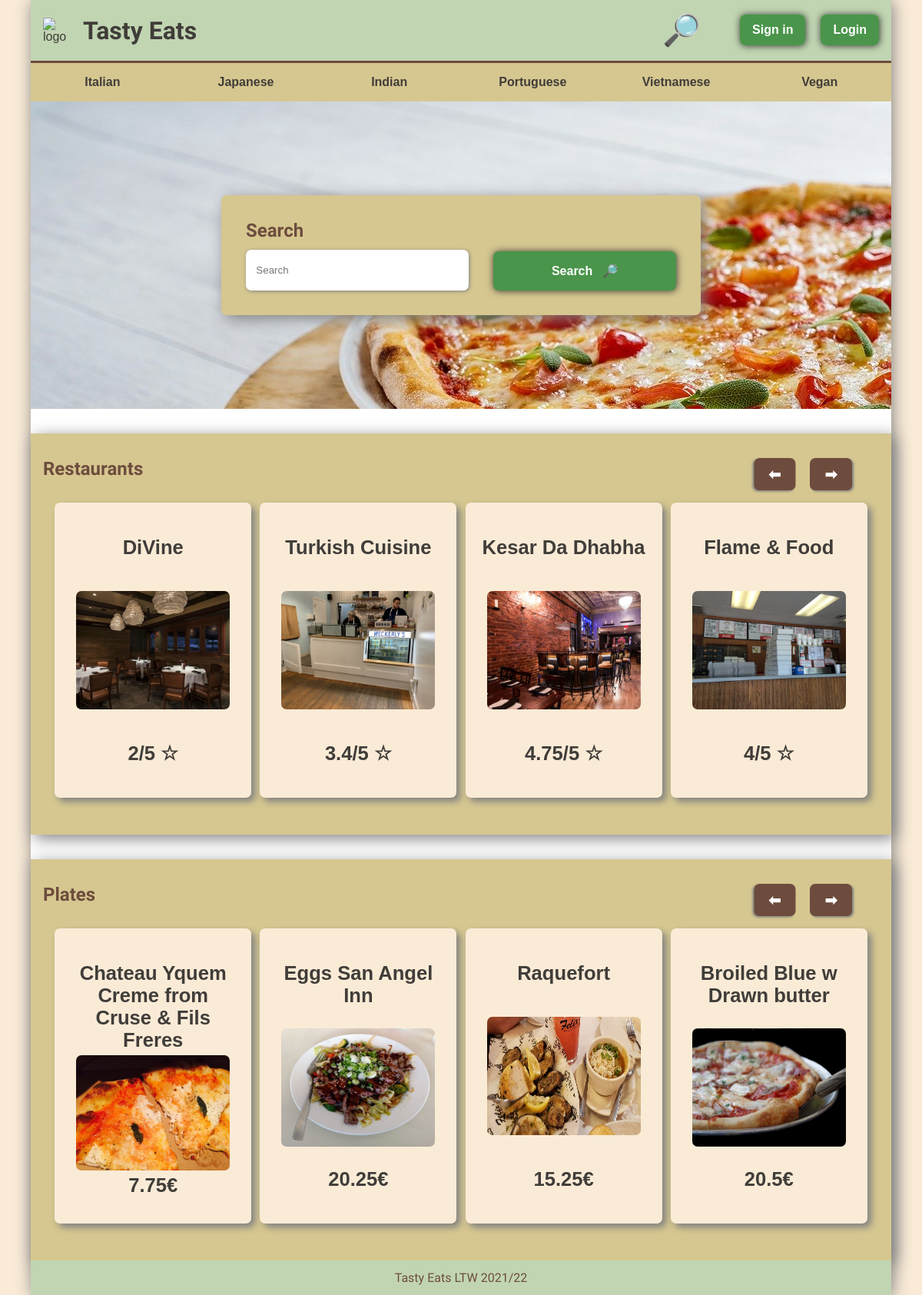
The page / on the database its author committed.
### tables this page shows
CREATE TABLE Restaurant ( 
	RestaurantID INTEGER PRIMARY KEY,
	Name VARCHAR NOT NULL,
	phone VARCHAR NOT NULL,
	Address VARCHAR NOT NULL,
	Category VARCHAR NOT NULL,
	Description VARCHAR NOT NULL);

CREATE TABLE Dish (
	DishID INTEGER PRIMARY KEY,
	Name VARCHAR NOT NULL,
	Price VARCHAR NOT NULL,
	Category VARCHAR);

### index.php (called while the page is built, shortened)
<?php
include_once("templates/common.tpt.php");
include_once("templates/plates_carrossel.tpt.php");
include_once("templates/restaurants_carrossel.tpt.php");
include_once("templates/search.tpt.php");
require_once("database/connection.php");
require_once("database/restaurant.class.php");
$db = getDatabaseConnection();
$restaurants = Restaurant::getRandomRestaurants($db, 4);
$dishes = Dish::getRandomDishes($db, 4);
drawRestaurantsCarrossel($db, $restaurants);
drawPlatesCarrossel($dishes);

### database/restaurant.class.php (called while the page is built, shortened)
<?php
class Dish
{
    public function __construct(int $id, string $name, string $price, string $category)
    {
        $this->id = $id;
        $this->name = $name;
        $this->price = $price;
    }
    public static function getRandomDishes(PDO $db, int $limit): array
    {
        $dishes = [];
        $stmt = $db->prepare('
            SELECT *
            FROM Dish
            ORDER BY RANDOM()
            LIMIT ?
        ');
        $stmt->execute(array($limit));
        $arr = $stmt->fetchAll();
        foreach ($arr as $dish) {
            array_push($dishes, new Dish(
                (int)$dish['DishID'],
                $dish['Name'],
                $dish['Price'],
                $dish['Category']
            ));
        }
        return $dishes;
    }
}
class Restaurant
{
    public int $id;
    public function __construct(int $id, string $name, string $address, string $phone, string $category, string $description)
    {
        $this->id = $id;
        $this->name = $name;
        $this->address = $address;
        $this->category = $category;
    }
    public static function getRandomRestaurants(PDO $db, int $limit): array
    {
        $restaurants = [];
        $stmt = $db->prepare('
            SELECT *
            FROM Restaurant
            ORDER BY RANDOM()
            LIMIT ?
        ');
        $stmt->execute(array($limit));
        $arr = $stmt->fetchAll();
        foreach ($arr as $restaurant) {
            array_push($restaurants, new Restaurant(
                (int)$restaurant['RestaurantID'],
                $restaurant['Name'],
                $restaurant['Address'],
                $restaurant['phone'],
                $restaurant['Category'],
                $restaurant['Description']
            ));
        }
        return $restaurants;
    }
    public function getMediumScore(PDO $db): float
    {
        $medium = 0;
        $count = 0;
        $stmt = $db->prepare('
            SELECT Score
            FROM Restaurant LEFT JOIN Review on (Restaurant.RestaurantID = Review.RestaurantID)
            WHERE Restaurant.RestaurantID = ?
        ');
        $stmt->execute(array($this->id));
        $arr = $stmt->fetchAll();
        foreach ($arr as $score) {
            $medium += $score['Score'];
            $count++;
        }
        return (float)number_format((float)$medium / (float)$count, 2, '.', '');
    }
}

### templates/restaurants_carrossel.tpt.php (the view, shortened to what this page needs)
<?php
function drawRestaurantsCarrossel(PDO $db,array $restaurants, bool $showNav = true)
{
?>
    <article class="carrosel container">
        <h2>Restaurants</h2>
        <?php if ($showNav) { ?>
            <div class="carrosel_nav">
                <button style="  transform: scale(-1, 1);">&#10145;</button>
                <button>&#10145;</button>
            </div>
        <?php } ?>
        <div class="img_carrosel">
            <?php foreach ($restaurants as $restaurant) { ?>
                <a href=<?= "restaurant.php?id=" . $restaurant->id ?>>
                    <div class="card_item">
                        <div class="card_face_front">
                            <p><?= $restaurant->name ?></p>
                            <img src="docs/restaurant/<?= $restaurant->id ?>.jpg" width="200" height="154" alt="pizza">
                            <p><?=$restaurant->getMediumScore($db)?>/5 &star;</p>
                        </div>
                        <div class="card_face_back">
                            <p> <?= $restaurant->address ?> </p>
                            <p><?= $restaurant->phone ?></p>
                            <p class="link_button"><?= $restaurant->category  ?></p>
                        </div>
                    </div>
                </a>
            <?php } ?>
        </div>
    </article>
<?php }
?>

### templates/plates_carrossel.tpt.php (shortened to what this page needs)
<?php
function drawPlatesCarrossel(array $plates, bool $showNav = true)
{
?>
    <article class="carrosel container">
        <h2>Plates</h2>
        <?php if ($showNav) { ?>
            <div class="carrosel_nav">
                <button style="  transform: scale(-1, 1);">&#10145;</button>
                <button>&#10145;</button>
            </div>
        <?php } ?>
        <div class="img_carrosel">
            <?php foreach ($plates as $dish) { ?>
                <a href=<?= "plate.php?id=" . $dish->id ?>>
                    <div class="card_item">
                        <div class="card_face_front">
                            <p><?= $dish->name ?></p>
                            <img src="docs/food/<?= $dish->id ?>.jpg" width="200" height="154" alt="pizza">
                            <p><?= $dish->price . "€" ?></p>
                        </div>
                        <div class="card_face_back">
                            <p> BACK SIDE INFO </p>
                            <p><?= $dish->price . "$" ?></p>
                        </div>
                    </div>
                </a>
            <?php } ?>
        </div>
    </article>
<?php } ?>

### css/style.css (style rules this page uses)
:root { --accent_color: #4a954b; --light_color: #c1d5b2; --bg_color: #d6c790; --light_bg_color: #faebd7; --title_color: #6d4c3d; --text_color: #403d39; --logo_font: 'Krona One', sans-serif; --header_font: 'Iceberg', cursive; --text_font: Tahoma, Verdana, sans-serif; }
* { margin: 0; padding: 0; }
html { scroll-behavior: smooth; background-color: var(--light_bg_color); }
body { width: 100%; max-width: 70em; margin: 0 auto; box-shadow: 2px 2px 20px grey; background-color: white; }
p, a { color: var(--text_color); font-family: var(--text_font); text-decoration: none; transition: 0.2s ease-out; }
h1, h2, h3, h4, h5, h6 { color: var(--title_color); font-family: var(--header_font); }
.container { padding: 2em; background-color: var(--bg_color); box-shadow: 5px 5px 20px grey; border-radius: 7px; }
.link_button { box-shadow: 0.5px 0.5px 10px #333; font-size: 0.7em; padding: 1em 2em; background-color: var(--accent_color); border-radius: 7px; font-size: 1rem; color: white; font-weight: bold; border-width: 0; transition: 0.2s ease-out; }

### css/card_flip.css (style rules this page uses)
.carrosel { display: grid; grid-template-rows: 2; grid-template-columns: 9fr 1fr; padding: 2em 1em; margin-top: 2em; border-radius: 0; }
.img_carrosel { grid-column: 1/3; display: flex; flex: 1 1 40em; flex-wrap: wrap; justify-content: center; gap: 0.3em; }
article .carrosel_nav { display: flex; margin-right: 2.2em; }
article .carrosel_nav button { font-weight: bold; font-size: larger; color: white; border-width: 0; background-color: var(--title_color); padding: 0.5em 1em; margin-left: 1em; border-radius: 7px; box-shadow: 2px 1.5px 3px grey; }
.img_carrosel .card_item img { display: block; border-radius: 7px; margin: auto; }
.img_carrosel .card_item { margin: 1em 0.2em; background-color: var(--light_bg_color); padding: 1em; color: white; width: 14em; height: 22em; display: flex; flex-direction: column; justify-content: center; align-items: center; }
.img_carrosel .card_item p { font-size: 1.6em; font-weight: bold; margin: 0.2em; text-align: center; }
.card_item { grid-column: 1/3; border-radius: 7px; cursor: pointer; transition: 1s ease-in-out; transform-style: preserve-3d; position: relative; box-shadow: 5px 5px 10px grey; }
.card_item>* { position: absolute; height: 80%; width: 90%; overflow: hidden; -webkit-backface-visibility: hidden; backface-visibility: hidden; transition: 1s ease-in-out; display: flex; flex-direction: column; align-items: center; justify-content: space-between; }
.card_face_front { transform: rotateY(0turn); z-index: 2; }
.card_face_back { transform: rotateY(0.5turn); transition: 0s; z-index: 1; }
.card_item .link_button { padding: 0.4em; }

### rows shown on the page
restaurant: Name "DiVine", shows a picture, MediumScore "2", Address "99604 Lee Extension Apt.…", Category "Chinese"
restaurant: Name "Turkish Cuisine", shows a picture, MediumScore "3.4", Address "09939 Jeffrey Passage East…", Category "Polish"
restaurant: Name "Kesar Da Dhabha", shows a picture, MediumScore "4.75", Address "PSC 8452, Box 8722 APO AA…", Category "Vegetarian"
restaurant: Name "Flame & Food", shows a picture, MediumScore "4", Address "USNV Sparks FPO AE 15665", Category "Mediterranean"
dish: Name "Chateau Yquem Creme from Cruse & Fils Freres", shows a picture, Price "7.75"
dish: Name "Eggs San Angel Inn", shows a picture, Price "20.25"
dish: Name "Raquefort", shows a picture, Price "15.25"
dish: Name "Broiled Blue w Drawn butter", shows a picture, Price "20.5"
